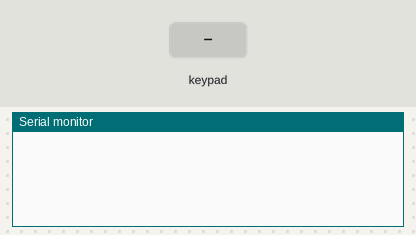
Bench run of a sketch on a simulated Arduino Uno, built with avr-gcc and run on an emulated ATmega328P. On the bench: the last lines printed to the serial monitor. The test bench sets the inputs (shaded band).

Above: at 1.2 s.
1.3 s: key '1' pressed
At 2.3 s:
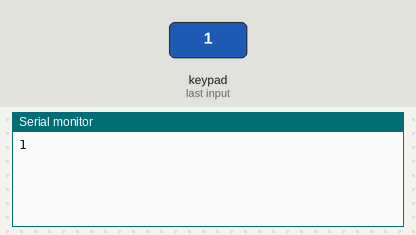
2.8 s: keypad keys 9 8 7 6 # pressed 0.4 s apart
At 5.8 s:
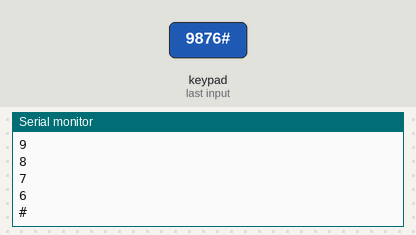
6.3 s: key 'A' pressed
At 7.5 s:
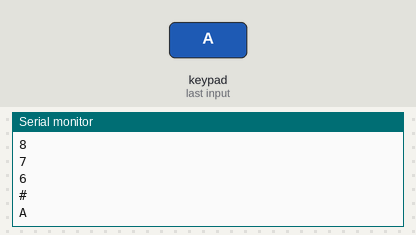
7.8 s: keypad keys 9 8 7 6 * pressed 0.4 s apart
At 9.8 s:
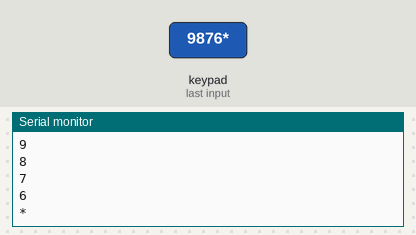
11.3 s: key 'B' pressed
At 12.3 s:
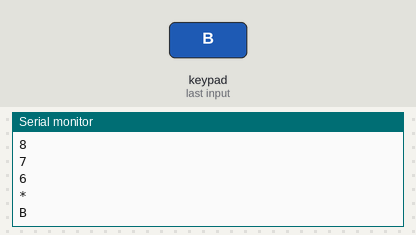
12.8 s: keypad keys 9 8 7 6 D pressed 0.4 s apart
At 15.8 s:
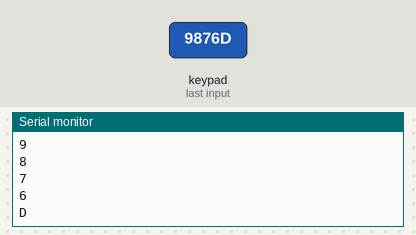
Timing chart, 0 to 17.3 s (numbered marks = the images above; inputs shaded):
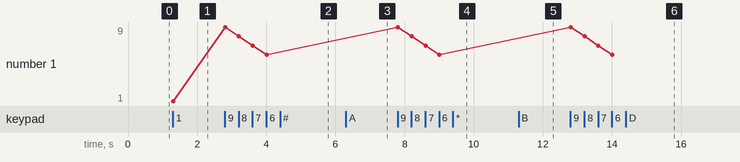

The sketch:

Matrix_Keypad.ino
```cpp
#include <Keypad.h>//Including Keypad Library

const byte rows = 4; //number of rows of keypad
const byte cols = 4; //number of columns of keypad

char keys[rows][cols] = { //The Keys on the keypad in the same order of keypad is mentioned
  {'1', '2', '3', 'A'},
  {'4', '5', '6', 'B'},
  {'7', '8', '9', 'C'},
  {'*', '0', '#', 'D'}
};

byte rowPins[rows] = {9, 8, 7, 6}; //pin number to which row pins of keypad are connected starting from pin A of keypad
byte colPins[cols] = {5, 4, 3, 2}; //pin number to which column pins of keypad are connected starting from pin 1 of keypad

Keypad custom_keypad = Keypad(makeKeymap(keys), rowPins, colPins, rows, cols); //Creating a instance of Keypad

void setup(){
  Serial.begin(9600);
}

void loop(){
  char custom_key = custom_keypad.getKey();//When a key is entered, its value is obtained

  if (custom_key){
    Serial.println(custom_key);
  }
}
```

Measured:
- after the input at 1.3 s, the serial monitor: prints a new line at once (image 1)
- after the input at 2.8 s, the serial monitor: prints a new line at once (image 2)
- after the input at 6.3 s, the serial monitor: prints a new line at once (image 3)
- after the input at 7.8 s, the serial monitor: prints a new line at once (image 4)
- after the input at 11.3 s, the serial monitor: prints a new line at once (image 5)
- after the input at 12.8 s, the serial monitor: prints a new line at once (image 6)
- plotted number 1: 1 → 6 after the input at 2.8 s
